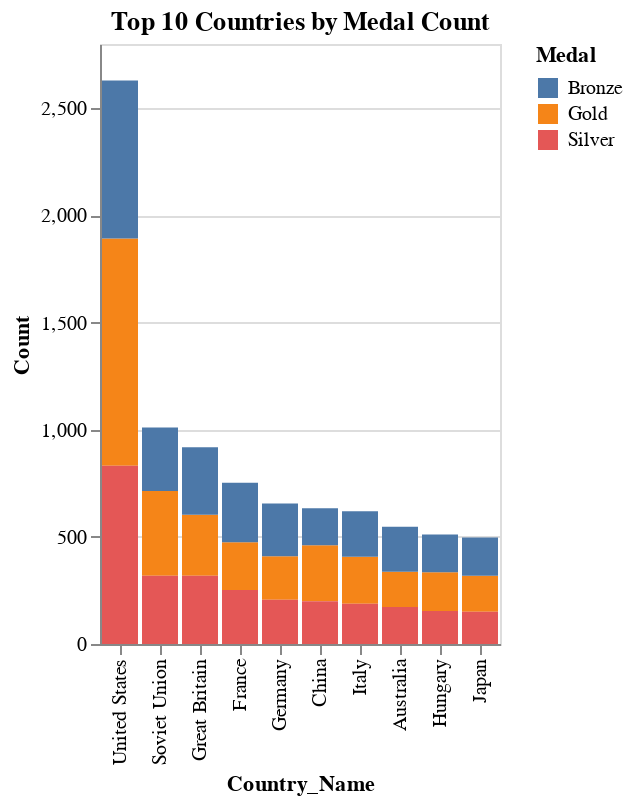

Notebook code cell kept with this figure:
### Code cell
import altair as alt

# Query for the top 10 countries by medal count
medal_counts = con.execute("""
    SELECT Country_Name, SUM(Gold) AS Gold, SUM(Silver) AS Silver, SUM(Bronze) AS Bronze
    FROM olympic_medals
    GROUP BY Country_Name
    ORDER BY Gold DESC
    LIMIT 10
""").df()

# Melt the DataFrame for easier plotting
medal_counts_melted = medal_counts.melt(id_vars='Country_Name', var_name='Medal', value_name='Count')

# Create the bar chart
bar_chart = alt.Chart(medal_counts_melted).mark_bar().encode(
    x=alt.X('Country_Name:N', sort='-y'),
    y='Count:Q',
    color='Medal:N',
    tooltip=['Country_Name', 'Medal', 'Count']
).properties(
    title='Top 10 Countries by Medal Count'
)

bar_chart.show()

### Figure 1 — Vega-Lite specification as saved in the notebook (floating-point values rounded to 4 significant figures)
{"config": {"view": {"continuousWidth": 300, "continuousHeight": 300}}, "data": {"name": "data-c6c04fc3121a5c08dd3d93bd0efede1b"}, "mark": {"type": "bar"}, "encoding": {"color": {"field": "Medal", "type": "nominal"}, "tooltip": [{"field": "Country_Name", "type": "nominal"}, {"field": "Medal", "type": "nominal"}, {"field": "Count", "type": "quantitative"}], "x": {"field": "Country_Name", "sort": "-y", "type": "nominal"}, "y": {"field": "Count", "type": "quantitative"}}, "title": "Top 10 Countries by Medal Count", "$schema": "https://vega.github.io/schema/vega-lite/v5.20.1.json", "datasets": {"data-c6c04fc3121a5c08dd3d93bd0efede1b": [{"Country_Name": "United States", "Medal": "Gold", "Count": 1060.0}, {"Country_Name": "Soviet Union", "Medal": "Gold", "Count": 395.0}, {"Country_Name": "Great Britain", "Medal": "Gold", "Count": 284.0}, {"Country_Name": "China", "Medal": "Gold", "Count": 262.0}, {"Country_Name": "France", "Medal": "Gold", "Count": 223.0}, {"Country_Name": "Italy", "Medal": "Gold", "Count": 219.0}, {"Country_Name": "Germany", "Medal": "Gold", "Count": 202.0}, {"Country_Name": "Hungary", "Medal": "Gold", "Count": 181.0}, {"Country_Name": "Japan", "Medal": "Gold", "Count": 169.0}, {"Country_Name": "Australia", "Medal": "Gold", "Count": 164.0}, {"Country_Name": "United States", "Medal": "Silver", "Count": 832.0}, {"Country_Name": "Soviet Union", "Medal": "Silver", "Count": 319.0}, {"Country_Name": "Great Britain", "Medal": "Silver", "Count": 319.0}, {"Country_Name": "China", "Medal": "Silver", "Count": 199.0}, {"Country_Name": "France", "Medal": "Silver", "Count": 252.0}, {"Country_Name": "Italy", "Medal": "Silver", "Count": 188.0}, {"Country_Name": "Germany", "Medal": "Silver", "Count": 207.0}, {"Country_Name": "Hungary", "Medal": "Silver", "Count": 154.0}, {"Country_Name": "Japan", "Medal": "Silver", "Count": 150.0}, {"Country_Name": "Australia", "Medal": "Silver", "Count": 173.0}, {"Country_Name": "United States", "Medal": "Bronze", "Count": 738.0}, {"Country_Name": "Soviet Union", "Medal": "Bronze", "Count": 296.0}, {"Country_Name": "Great Britain", "Medal": "Bronze", "Count": 315.0}, {"Country_Name": "China", "Medal": "Bronze", "Count": 173.0}, {"Country_Name": "France", "Medal": "Bronze", "Count": 277.0}, {"Country_Name": "Italy", "Medal": "Bronze", "Count": 213.0}, {"Country_Name": "Germany", "Medal": "Bronze", "Count": 247.0}, {"Country_Name": "Hungary", "Medal": "Bronze", "Count": 176.0}, {"Country_Name": "Japan", "Medal": "Bronze", "Count": 178.0}, {"Country_Name": "Australia", "Medal": "Bronze", "Count": 210.0}]}}
